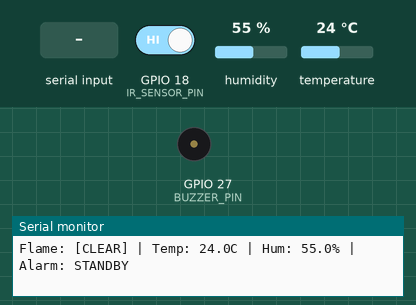
This program was run on a simulated ESP32. On the bench: buzzer (waves = sounding, pin HIGH), the last lines printed to the serial monitor. The inputs (shaded band) are chosen by the test bench; at power-on: GPIO 18 (IR_SENSOR_PIN) HIGH, humidity 55 %, temperature 24 °C.

Above: at 2.0 s.
2.1 s: GPIO 18 (IR_SENSOR_PIN) driven LOW
At 4.3 s:
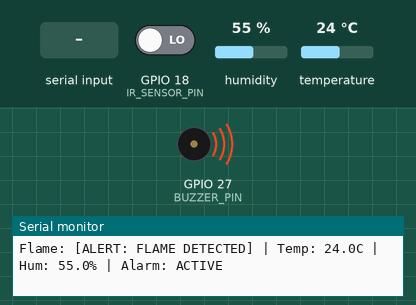
7.4 s: "0" received over Serial
At 8.8 s:
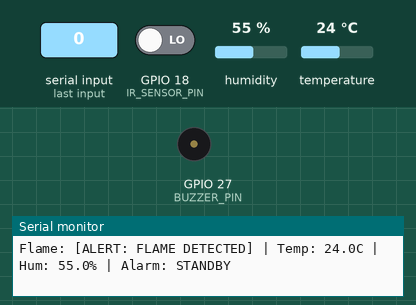
9.5 s: "a" received over Serial
At 10.6 s:
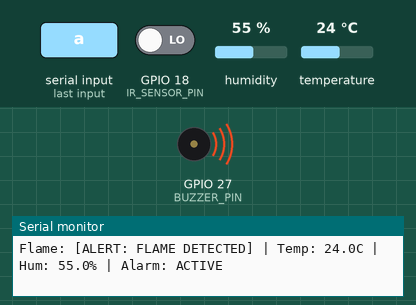
11.5 s: GPIO 18 (IR_SENSOR_PIN) driven HIGH
At 13.4 s:
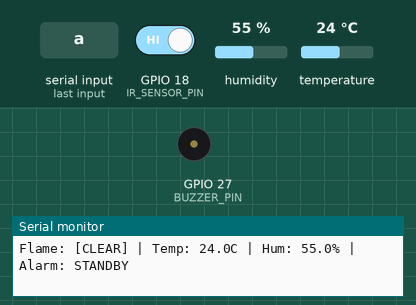
Timing chart, 0 to 14.5 s (numbered marks = the images above; inputs shaded):
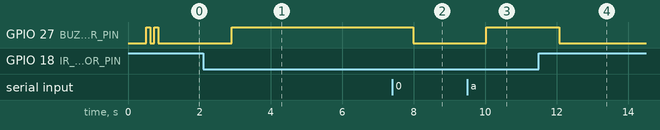

Measured:
- after the input at 2.1 s, GPIO 27 (BUZZER_PIN): LOW → HIGH after 0.81 s
- after the input at 7.4 s, GPIO 27 (BUZZER_PIN): HIGH → LOW after 0.59 s
- after the input at 9.5 s, GPIO 27 (BUZZER_PIN): LOW → HIGH after 0.53 s
- after the input at 11.5 s, GPIO 27 (BUZZER_PIN): HIGH → LOW after 0.57 s

The program:

main.cpp
```cpp
/*
 * =====================================================================================
 * Smart Fire Detection System (ESP32 - Direct Buzzer Edition + Web Dashboard Telemetry)
 * =====================================================================================
 *
 * Hardware Pin Mapping:
 * -------------------------------------------------------------
 * Component          | ESP32 Pin
 * -------------------------------------------------------------
 * Buzzer (+) [Long]  | GPIO 27
 * Buzzer (-) [Short] | GND
 *
 * IR Flame Sensor    |
 *   - VCC            | 3V3
 *   - GND            | GND
 *   - OUT            | GPIO 18
 *
 * DHT11 Sensor       |
 *   - VCC            | 3V3
 *   - GND            | GND
 *   - DATA           | GPIO 4
 * -------------------------------------------------------------
 */

#include <Arduino.h>
#include <DHT.h>

// ================= Pin Configuration =================
#define BUZZER_PIN       27
#define IR_SENSOR_PIN    18
#define DHT_PIN          4
#define DHT_TYPE         DHT11

// ================= Thresholds =================
#define TEMP_THRESHOLD   45.0  // Overheat alarm trigger (°C)
#define IR_DETECTED_VAL  LOW   // Flame sensor digital output on flame detection

DHT dht(DHT_PIN, DHT_TYPE);

bool manualMode = false;
bool manualBuzzerState = false;

void setup() {
  Serial.begin(115200);
  delay(500);

  pinMode(BUZZER_PIN, OUTPUT);
  pinMode(IR_SENSOR_PIN, INPUT);
  dht.begin();

  // Buzzer starts OFF
  digitalWrite(BUZZER_PIN, LOW);

  // Quick 2-beep startup confirmation
  Serial.println("\n=======================================================");
  Serial.println("  Smart Fire Detection System (ESP32 + Dashboard Ready)");
  Serial.println("=======================================================");
  digitalWrite(BUZZER_PIN, HIGH);
  delay(120);
  digitalWrite(BUZZER_PIN, LOW);
  delay(100);
  digitalWrite(BUZZER_PIN, HIGH);
  delay(120);
  digitalWrite(BUZZER_PIN, LOW);

  Serial.println("Status: System Online & Standby.");
  Serial.println("Serial Commands: '1' = Buzzer ON | '0' = Buzzer OFF | 'a' = Auto\n");
}

void loop() {
  // Check for Serial commands from user or Web Dashboard
  if (Serial.available()) {
    char c = Serial.read();
    if (c == '1') {
      manualMode = true;
      manualBuzzerState = true;
      digitalWrite(BUZZER_PIN, HIGH);
      Serial.println("[MANUAL] Buzzer ON");
    } else if (c == '0') {
      manualMode = true;
      manualBuzzerState = false;
      digitalWrite(BUZZER_PIN, LOW);
      Serial.println("[MANUAL] Buzzer OFF");
    } else if (c == 'a' || c == 'A') {
      manualMode = false;
      Serial.println("[AUTO] Resumed Automatic Sensor Mode");
    }
  }

  // --- Read Sensors ---
  float humidity = dht.readHumidity();
  float temperature = dht.readTemperature();
  bool dhtOk = !isnan(humidity) && !isnan(temperature);

  int irState = digitalRead(IR_SENSOR_PIN);
  bool flameDetected = (irState == IR_DETECTED_VAL);
  bool overheat = dhtOk && (temperature > TEMP_THRESHOLD);
  bool isAlarm = manualMode ? manualBuzzerState : (flameDetected || overheat);

  // --- Alarm Actuation ---
  if (!manualMode) {
    if (flameDetected || overheat) {
      digitalWrite(BUZZER_PIN, HIGH);
    } else {
      digitalWrite(BUZZER_PIN, LOW);
    }
  }

  // --- 1. Machine-Readable JSON Telemetry for Web Dashboard ---
  Serial.print("DATA:{\"flame\":");
  Serial.print(flameDetected ? 1 : 0);
  Serial.print(",\"temp\":");
  Serial.print(dhtOk ? temperature : 0.0, 1);
  Serial.print(",\"humidity\":");
  Serial.print(dhtOk ? humidity : 0.0, 1);
  Serial.print(",\"alarm\":");
  Serial.print(isAlarm ? 1 : 0);
  Serial.print(",\"manual\":");
  Serial.print(manualMode ? 1 : 0);
  Serial.println("}");

  // --- 2. Human-Readable Terminal Log ---
  Serial.print("Flame: ");
  Serial.print(flameDetected ? "[ALERT: FLAME DETECTED]" : "[CLEAR]");
  if (dhtOk) {
    Serial.print(" | Temp: "); Serial.print(temperature, 1); Serial.print("C");
    Serial.print(" | Hum: "); Serial.print(humidity, 1); Serial.print("%");
  } else {
    Serial.print(" | DHT11: [WAITING]");
  }
  Serial.print(" | Alarm: ");
  Serial.println(isAlarm ? "ACTIVE" : "STANDBY");

  delay(1000); // 1-second clean update cycle
}
```
